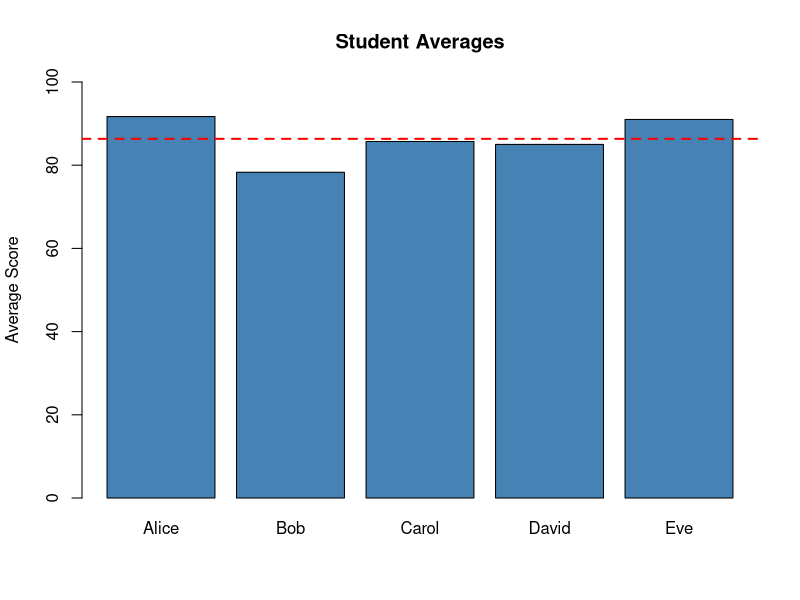

Source code (R):
#!/usr/bin/env Rscript
# =============================================================================
# Example R Script: Student Grade Analysis
# =============================================================================
#
# This script demonstrates basic data analysis in a plain .R file.
# Compare this with example_rmarkdown.Rmd to see the difference!
#
# How to run:
#   - Line by line: Cmd+Enter (Mac) / Ctrl+Enter (Windows)
#   - Entire file: Cmd+Shift+S (Mac) / Ctrl+Shift+S (Windows), or click "Source"
# =============================================================================

# -----------------------------------------------------------------------------
# 1. SETUP - Load packages and data
# -----------------------------------------------------------------------------

# In a .R file, we just write code directly
# Comments like this explain what we're doing

# Create sample data (normally you'd load from a file)
students <- data.frame(
  name = c("Alice", "Bob", "Carol", "David", "Eve"),
  math = c(92, 78, 85, 91, 88),
  english = c(88, 82, 90, 76, 94),
  science = c(95, 75, 82, 88, 91)
)

# Print the data
print("=== Student Data ===")
print(students)

# -----------------------------------------------------------------------------
# 2. CALCULATE AVERAGES
# -----------------------------------------------------------------------------

# Calculate each student's average across subjects
students$average <- rowMeans(students[, c("math", "english", "science")])

# Round to 1 decimal place
students$average <- round(students$average, 1)

print("=== With Averages ===")
print(students)

# -----------------------------------------------------------------------------
# 3. ASSIGN LETTER GRADES
# -----------------------------------------------------------------------------

# Function to convert score to letter grade
assign_grade <- function(score) {
  if (score >= 90) return("A")
  if (score >= 80) return("B")
  if (score >= 70) return("C")
  if (score >= 60) return("D")
  return("F")
}

# Apply to each student
students$grade <- sapply(students$average, assign_grade)

print("=== With Grades ===")
print(students)

# -----------------------------------------------------------------------------
# 4. SUMMARY STATISTICS
# -----------------------------------------------------------------------------

print("=== Summary Statistics ===")

# Class average
class_avg <- mean(students$average)
print(paste("Class average:", round(class_avg, 1)))

# Highest and lowest
top_student <- students$name[which.max(students$average)]
print(paste("Top student:", top_student))

bottom_student <- students$name[which.min(students$average)]
print(paste("Needs improvement:", bottom_student))

# Grade distribution
print("Grade distribution:")
print(table(students$grade))

# -----------------------------------------------------------------------------
# 5. SIMPLE VISUALIZATION
# -----------------------------------------------------------------------------

# Bar plot of averages
barplot(
  students$average,
  names.arg = students$name,
  main = "Student Averages",
  ylab = "Average Score",
  col = "steelblue",
  ylim = c(0, 100)
)

# Add a line for class average
abline(h = class_avg, col = "red", lty = 2, lwd = 2)

# -----------------------------------------------------------------------------
# NOTES ON .R FILES
# -----------------------------------------------------------------------------
#
# Pros:
#   - Simple, just code
#   - Easy to source/run programmatically
#   - Good for reusable functions and scripts
#   - Familiar if coming from other programming languages
#
# Cons:
#   - Comments are plain text only (no formatting)
#   - Output goes to console (not saved automatically)
#   - Can't create formatted reports directly
#   - Hard to share analysis with non-R users
#
# When to use .R:
#   - Utility functions you'll reuse
#   - Automated scripts (scheduled jobs)
#   - Quick exploratory work
#   - When you don't need a formatted report
# -----------------------------------------------------------------------------
